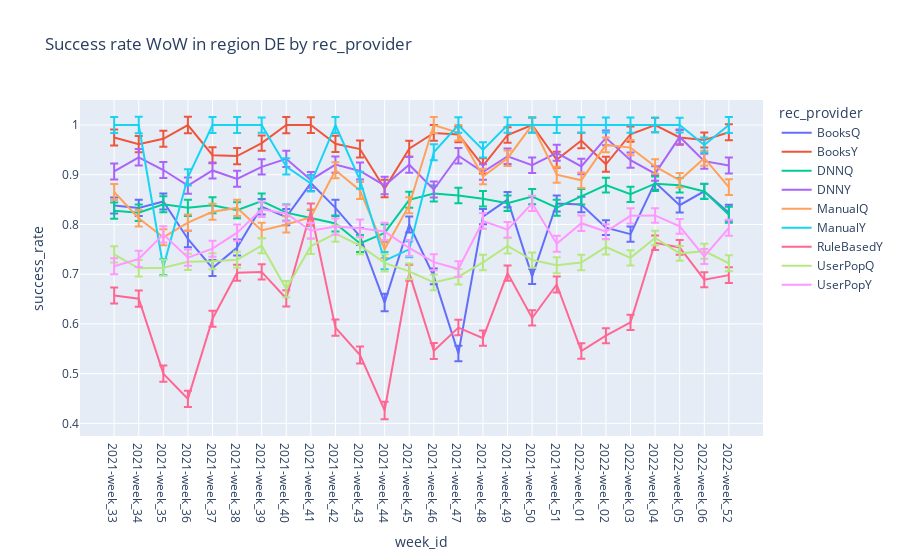

Notebook code cell kept with this figure:
### Code cell
fig=px.line(df12.reset_index().query("region=='DE'"), x='week_id', y='success_rate',error_y='CI_range',color='rec_provider', title='Success rate WoW in region DE by rec_provider')
fig.show()

### Figure 1 — Plotly figure (JSON) as saved in the notebook; plotly's stock layout.template omitted (floating-point values rounded to 4 significant figures)
{"data": [{"error_y": {"array": [0.01617, 0.01653, 0.01614, 0.01648, 0.01612, 0.01615, 0.01537, 0.01636, 0.01587, 0.01628, 0.01715, 0.01758, 0.01606, 0.016, 0.0156, 0.01555, 0.01553, 0.01536, 0.01614, 0.01564, 0.01494, 0.01533, 0.01457, 0.01479, 0.01508, 0.01597]}, "hovertemplate": "rec_provider=BooksQ<br>week_id=%{x}<br>success_rate=%{y}<extra></extra>", "legendgroup": "BooksQ", "line": {"color": "#636efa", "dash": "solid"}, "marker": {"symbol": "circle"}, "mode": "lines", "name": "BooksQ", "orientation": "v", "showlegend": true, "type": "scatter", "x": ["2021-week_33", "2021-week_34", "2021-week_35", "2021-week_36", "2021-week_37", "2021-week_38", "2021-week_39", "2021-week_40", "2021-week_41", "2021-week_42", "2021-week_43", "2021-week_44", "2021-week_45", "2021-week_46", "2021-week_47", "2021-week_48", "2021-week_49", "2021-week_50", "2021-week_51", "2022-week_01", "2022-week_02", "2022-week_03", "2022-week_04", "2022-week_05", "2022-week_06", "2022-week_52"], "xaxis": "x", "y": [0.8382, 0.8333, 0.8462, 0.7708, 0.7123, 0.7536, 0.8356, 0.8148, 0.8831, 0.8333, 0.7759, 0.6429, 0.8, 0.6957, 0.5405, 0.8158, 0.85, 0.6957, 0.8421, 0.84, 0.7937, 0.7805, 0.8846, 0.8387, 0.8667, 0.8235], "yaxis": "y"}, {"error_y": {"array": [0.01617, 0.01653, 0.01614, 0.01648, 0.01612, 0.01615, 0.01537, 0.01636, 0.01587, 0.01628, 0.01715, 0.01758, 0.01606, 0.016, 0.0156, 0.01555, 0.01553, 0.01536, 0.01614, 0.01564, 0.01494, 0.01533, 0.01457, 0.01479, 0.01508, 0.01597]}, "hovertemplate": "rec_provider=BooksY<br>week_id=%{x}<br>success_rate=%{y}<extra></extra>", "legendgroup": "BooksY", "line": {"color": "#EF553B", "dash": "solid"}, "marker": {"symbol": "circle"}, "mode": "lines", "name": "BooksY", "orientation": "v", "showlegend": true, "type": "scatter", "x": ["2021-week_33", "2021-week_34", "2021-week_35", "2021-week_36", "2021-week_37", "2021-week_38", "2021-week_39", "2021-week_40", "2021-week_41", "2021-week_42", "2021-week_43", "2021-week_44", "2021-week_45", "2021-week_46", "2021-week_47", "2021-week_48", "2021-week_49", "2021-week_50", "2021-week_51", "2022-week_01", "2022-week_02", "2022-week_03", "2022-week_04", "2022-week_05", "2022-week_06", "2022-week_52"], "xaxis": "x", "y": [0.975, 0.9615, 0.9722, 1, 0.9394, 0.9375, 0.9636, 1, 1, 0.9623, 0.9516, 0.8723, 0.9524, 0.9841, 0.9811, 0.9178, 0.98, 1, 0.9302, 0.9688, 0.9211, 0.9815, 1, 0.975, 0.9697, 0.9855], "yaxis": "y"}, {"error_y": {"array": [0.01617, 0.01653, 0.01614, 0.01648, 0.01612, 0.01615, 0.01537, 0.01636, 0.01587, 0.01628, 0.01715, 0.01758, 0.01606, 0.016, 0.0156, 0.01555, 0.01553, 0.01536, 0.01614, 0.01564, 0.01494, 0.01533, 0.01457, 0.01479, 0.01508, 0.01597]}, "hovertemplate": "rec_provider=DNNQ<br>week_id=%{x}<br>success_rate=%{y}<extra></extra>", "legendgroup": "DNNQ", "line": {"color": "#00cc96", "dash": "solid"}, "marker": {"symbol": "circle"}, "mode": "lines", "name": "DNNQ", "orientation": "v", "showlegend": true, "type": "scatter", "x": ["2021-week_33", "2021-week_34", "2021-week_35", "2021-week_36", "2021-week_37", "2021-week_38", "2021-week_39", "2021-week_40", "2021-week_41", "2021-week_42", "2021-week_43", "2021-week_44", "2021-week_45", "2021-week_46", "2021-week_47", "2021-week_48", "2021-week_49", "2021-week_50", "2021-week_51", "2022-week_01", "2022-week_02", "2022-week_03", "2022-week_04", "2022-week_05", "2022-week_06", "2022-week_52"], "xaxis": "x", "y": [0.8278, 0.8237, 0.8405, 0.8335, 0.8388, 0.8285, 0.8469, 0.8237, 0.813, 0.802, 0.7619, 0.783, 0.8496, 0.8624, 0.8584, 0.8517, 0.8427, 0.856, 0.8336, 0.8558, 0.8791, 0.8607, 0.882, 0.8789, 0.8664, 0.8195], "yaxis": "y"}, {"error_y": {"array": [0.01617, 0.01653, 0.01614, 0.01648, 0.01612, 0.01615, 0.01537, 0.01636, 0.01587, 0.01628, 0.01715, 0.01758, 0.01606, 0.016, 0.0156, 0.01555, 0.01553, 0.01536, 0.01614, 0.01564, 0.01494, 0.01533, 0.01457, 0.01479, 0.01508, 0.01597]}, "hovertemplate": "rec_provider=DNNY<br>week_id=%{x}<br>success_rate=%{y}<extra></extra>", "legendgroup": "DNNY", "line": {"color": "#ab63fa", "dash": "solid"}, "marker": {"symbol": "circle"}, "mode": "lines", "name": "DNNY", "orientation": "v", "showlegend": true, "type": "scatter", "x": ["2021-week_33", "2021-week_34", "2021-week_35", "2021-week_36", "2021-week_37", "2021-week_38", "2021-week_39", "2021-week_40", "2021-week_41", "2021-week_42", "2021-week_43", "2021-week_44", "2021-week_45", "2021-week_46", "2021-week_47", "2021-week_48", "2021-week_49", "2021-week_50", "2021-week_51", "2022-week_01", "2022-week_02", "2022-week_03", "2022-week_04", "2022-week_05", "2022-week_06", "2022-week_52"], "xaxis": "x", "y": [0.9066, 0.9351, 0.9095, 0.8782, 0.9087, 0.8918, 0.9158, 0.9319, 0.8896, 0.9204, 0.9077, 0.8785, 0.9202, 0.8703, 0.9382, 0.9054, 0.9372, 0.9191, 0.9442, 0.9167, 0.9742, 0.9294, 0.9023, 0.9761, 0.9274, 0.9186], "yaxis": "y"}, {"error_y": {"array": [0.01617, 0.01653, 0.01614, 0.01648, 0.01612, 0.01615, 0.01537, 0.01636, 0.01587, 0.01628, 0.01715, 0.01758, 0.01606, 0.016, 0.0156, 0.01555, 0.01553, 0.01536, 0.01614, 0.01564, 0.01494, 0.01533, 0.01457, 0.01479, 0.01508, 0.01597]}, "hovertemplate": "rec_provider=ManualQ<br>week_id=%{x}<br>success_rate=%{y}<extra></extra>", "legendgroup": "ManualQ", "line": {"color": "#FFA15A", "dash": "solid"}, "marker": {"symbol": "circle"}, "mode": "lines", "name": "ManualQ", "orientation": "v", "showlegend": true, "type": "scatter", "x": ["2021-week_33", "2021-week_34", "2021-week_35", "2021-week_36", "2021-week_37", "2021-week_38", "2021-week_39", "2021-week_40", "2021-week_41", "2021-week_42", "2021-week_43", "2021-week_44", "2021-week_45", "2021-week_46", "2021-week_47", "2021-week_48", "2021-week_49", "2021-week_50", "2021-week_51", "2022-week_01", "2022-week_02", "2022-week_03", "2022-week_04", "2022-week_05", "2022-week_06", "2022-week_52"], "xaxis": "x", "y": [0.8654, 0.8125, 0.7742, 0.8036, 0.8254, 0.8333, 0.7879, 0.8, 0.8148, 0.9091, 0.8684, 0.75, 0.8387, 1, 0.9844, 0.8966, 0.9333, 1, 0.9, 0.8889, 0.96, 0.9545, 0.9167, 0.8889, 0.9333, 0.875], "yaxis": "y"}, {"error_y": {"array": [0.01617, 0.01653, 0.01614, 0.01648, 0.01612, 0.01615, 0.01537, 0.01636, 0.01587, 0.01628, 0.01715, 0.01758, 0.01606, 0.016, 0.0156, 0.01555, 0.01553, 0.01536, 0.01614, 0.01564, 0.01494, 0.01533, 0.01457, 0.01479, 0.01508, 0.01597]}, "hovertemplate": "rec_provider=ManualY<br>week_id=%{x}<br>success_rate=%{y}<extra></extra>", "legendgroup": "ManualY", "line": {"color": "#19d3f3", "dash": "solid"}, "marker": {"symbol": "circle"}, "mode": "lines", "name": "ManualY", "orientation": "v", "showlegend": true, "type": "scatter", "x": ["2021-week_33", "2021-week_34", "2021-week_35", "2021-week_36", "2021-week_37", "2021-week_38", "2021-week_39", "2021-week_40", "2021-week_41", "2021-week_42", "2021-week_43", "2021-week_44", "2021-week_45", "2021-week_46", "2021-week_47", "2021-week_48", "2021-week_49", "2021-week_50", "2021-week_51", "2022-week_01", "2022-week_02", "2022-week_03", "2022-week_04", "2022-week_05", "2022-week_06", "2022-week_52"], "xaxis": "x", "y": [1, 1, 0.7143, 0.8947, 1, 1, 1, 0.9167, 0.8824, 1, 0.8889, 0.7273, 0.75, 0.9451, 1, 0.95, 1, 1, 1, 1, 1, 1, 1, 1, 0.96, 1], "yaxis": "y"}, {"error_y": {"array": [0.01617, 0.01653, 0.01614, 0.01648, 0.01612, 0.01615, 0.01537, 0.01636, 0.01587, 0.01628, 0.01715, 0.01758, 0.01606, 0.016, 0.0156, 0.01555, 0.01553, 0.01536, 0.01614, 0.01564, 0.01494, 0.01533, 0.01457, 0.01479, 0.01508, 0.01597]}, "hovertemplate": "rec_provider=RuleBasedY<br>week_id=%{x}<br>success_rate=%{y}<extra></extra>", "legendgroup": "RuleBasedY", "line": {"color": "#FF6692", "dash": "solid"}, "marker": {"symbol": "circle"}, "mode": "lines", "name": "RuleBasedY", "orientation": "v", "showlegend": true, "type": "scatter", "x": ["2021-week_33", "2021-week_34", "2021-week_35", "2021-week_36", "2021-week_37", "2021-week_38", "2021-week_39", "2021-week_40", "2021-week_41", "2021-week_42", "2021-week_43", "2021-week_44", "2021-week_45", "2021-week_46", "2021-week_47", "2021-week_48", "2021-week_49", "2021-week_50", "2021-week_51", "2022-week_01", "2022-week_02", "2022-week_03", "2022-week_04", "2022-week_05", "2022-week_06", "2022-week_52"], "xaxis": "x", "y": [0.6571, 0.6508, 0.5, 0.4493, 0.6102, 0.7027, 0.7045, 0.6512, 0.8261, 0.5926, 0.5373, 0.4259, 0.7027, 0.5455, 0.5926, 0.5714, 0.7021, 0.6119, 0.6792, 0.5455, 0.5763, 0.6032, 0.7632, 0.7538, 0.6889, 0.6981], "yaxis": "y"}, {"error_y": {"array": [0.01617, 0.01653, 0.01614, 0.01648, 0.01612, 0.01615, 0.01537, 0.01636, 0.01587, 0.01628, 0.01715, 0.01758, 0.01606, 0.016, 0.0156, 0.01555, 0.01553, 0.01536, 0.01614, 0.01564, 0.01494, 0.01533, 0.01457, 0.01479, 0.01508, 0.01597]}, "hovertemplate": "rec_provider=UserPopQ<br>week_id=%{x}<br>success_rate=%{y}<extra></extra>", "legendgroup": "UserPopQ", "line": {"color": "#B6E880", "dash": "solid"}, "marker": {"symbol": "circle"}, "mode": "lines", "name": "UserPopQ", "orientation": "v", "showlegend": true, "type": "scatter", "x": ["2021-week_33", "2021-week_34", "2021-week_35", "2021-week_36", "2021-week_37", "2021-week_38", "2021-week_39", "2021-week_40", "2021-week_41", "2021-week_42", "2021-week_43", "2021-week_44", "2021-week_45", "2021-week_46", "2021-week_47", "2021-week_48", "2021-week_49", "2021-week_50", "2021-week_51", "2022-week_01", "2022-week_02", "2022-week_03", "2022-week_04", "2022-week_05", "2022-week_06", "2022-week_52"], "xaxis": "x", "y": [0.7399, 0.7119, 0.7131, 0.7249, 0.7259, 0.7289, 0.7573, 0.6702, 0.7565, 0.7818, 0.7573, 0.7228, 0.7056, 0.6835, 0.6949, 0.7236, 0.757, 0.7285, 0.7179, 0.7235, 0.7547, 0.7327, 0.7729, 0.7417, 0.7464, 0.722], "yaxis": "y"}, {"error_y": {"array": [0.01617, 0.01653, 0.01614, 0.01648, 0.01612, 0.01615, 0.01537, 0.01636, 0.01587, 0.01628, 0.01715, 0.01758, 0.01606, 0.016, 0.0156, 0.01555, 0.01553, 0.01536, 0.01614, 0.01564, 0.01494, 0.01533, 0.01457, 0.01479, 0.01508, 0.01597]}, "hovertemplate": "rec_provider=UserPopY<br>week_id=%{x}<br>success_rate=%{y}<extra></extra>", "legendgroup": "UserPopY", "line": {"color": "#FF97FF", "dash": "solid"}, "marker": {"symbol": "circle"}, "mode": "lines", "name": "UserPopY", "orientation": "v", "showlegend": true, "type": "scatter", "x": ["2021-week_33", "2021-week_34", "2021-week_35", "2021-week_36", "2021-week_37", "2021-week_38", "2021-week_39", "2021-week_40", "2021-week_41", "2021-week_42", "2021-week_43", "2021-week_44", "2021-week_45", "2021-week_46", "2021-week_47", "2021-week_48", "2021-week_49", "2021-week_50", "2021-week_51", "2022-week_01", "2022-week_02", "2022-week_03", "2022-week_04", "2022-week_05", "2022-week_06", "2022-week_52"], "xaxis": "x", "y": [0.7158, 0.7308, 0.7801, 0.7333, 0.7513, 0.7836, 0.8306, 0.8222, 0.7872, 0.7957, 0.7926, 0.7857, 0.7527, 0.7241, 0.7105, 0.8069, 0.7895, 0.8425, 0.7614, 0.8025, 0.7857, 0.8174, 0.8182, 0.7961, 0.7356, 0.7933], "yaxis": "y"}], "layout": {"autosize": true, "legend": {"title": {"text": "rec_provider"}, "tracegroupgap": 0}, "title": {"text": "Success rate WoW in region DE by rec_provider"}, "xaxis": {"anchor": "y", "autorange": true, "domain": [0, 1], "range": [-1.389, 26.39], "title": {"text": "week_id"}, "type": "category"}, "yaxis": {"anchor": "x", "autorange": true, "domain": [0, 1], "range": [0.3746, 1.05], "title": {"text": "success_rate"}, "type": "linear"}}}
